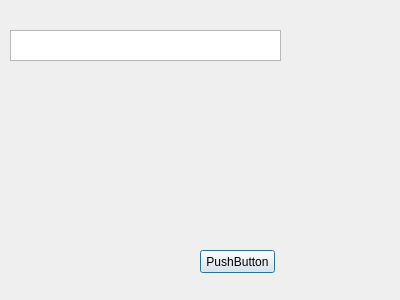
<?xml version="1.0" encoding="UTF-8"?>
<ui version="4.0">
 <class>Dialog</class>
 <widget class="QDialog" name="Dialog">
  <property name="geometry">
   <rect>
    <x>0</x>
    <y>0</y>
    <width>400</width>
    <height>300</height>
   </rect>
  </property>
  <property name="windowTitle">
   <string>Dialog</string>
  </property>
  <widget class="QPushButton" name="pushButton">
   <property name="geometry">
    <rect>
     <x>200</x>
     <y>250</y>
     <width>75</width>
     <height>23</height>
    </rect>
   </property>
   <property name="text">
    <string>PushButton</string>
   </property>
  </widget>
  <widget class="QTextEdit" name="textEdit">
   <property name="geometry">
    <rect>
     <x>10</x>
     <y>30</y>
     <width>271</width>
     <height>31</height>
    </rect>
   </property>
  </widget>
 </widget>
 <resources/>
 <connections/>
</ui>
